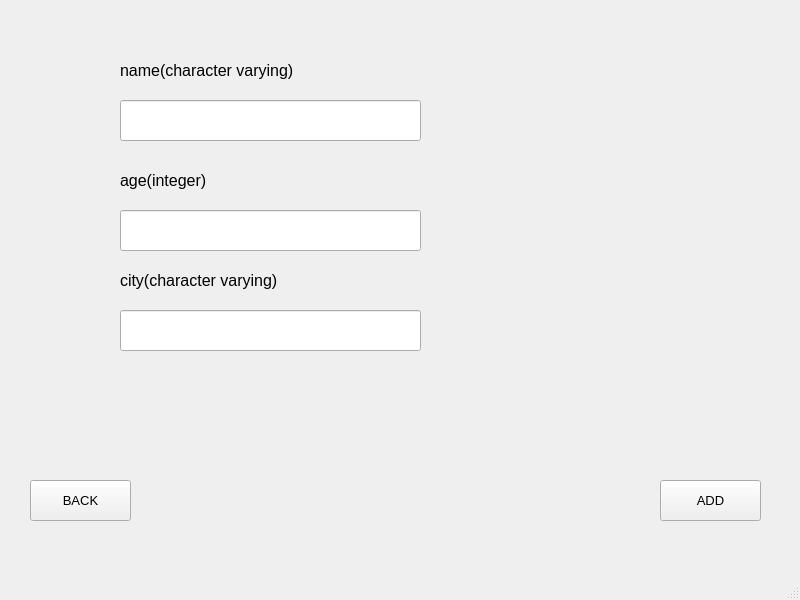
<?xml version="1.0" encoding="UTF-8"?>
<ui version="4.0">
 <class>MainWindow</class>
 <widget class="QMainWindow" name="MainWindow">
  <property name="geometry">
   <rect>
    <x>0</x>
    <y>0</y>
    <width>800</width>
    <height>600</height>
   </rect>
  </property>
  <property name="windowTitle">
   <string>MainWindow</string>
  </property>
  <widget class="QWidget" name="centralwidget">
   <widget class="QLineEdit" name="nameLine">
    <property name="geometry">
     <rect>
      <x>120</x>
      <y>100</y>
      <width>301</width>
      <height>41</height>
     </rect>
    </property>
    <property name="font">
     <font>
      <pointsize>10</pointsize>
     </font>
    </property>
   </widget>
   <widget class="QLineEdit" name="ageLine">
    <property name="geometry">
     <rect>
      <x>120</x>
      <y>210</y>
      <width>301</width>
      <height>41</height>
     </rect>
    </property>
    <property name="font">
     <font>
      <pointsize>10</pointsize>
     </font>
    </property>
   </widget>
   <widget class="QLineEdit" name="cityLine">
    <property name="geometry">
     <rect>
      <x>120</x>
      <y>310</y>
      <width>301</width>
      <height>41</height>
     </rect>
    </property>
    <property name="font">
     <font>
      <pointsize>10</pointsize>
     </font>
    </property>
   </widget>
   <widget class="QLabel" name="label">
    <property name="geometry">
     <rect>
      <x>120</x>
      <y>50</y>
      <width>231</width>
      <height>41</height>
     </rect>
    </property>
    <property name="font">
     <font>
      <pointsize>12</pointsize>
     </font>
    </property>
    <property name="text">
     <string>name(character varying)</string>
    </property>
   </widget>
   <widget class="QLabel" name="label_2">
    <property name="geometry">
     <rect>
      <x>120</x>
      <y>160</y>
      <width>231</width>
      <height>41</height>
     </rect>
    </property>
    <property name="font">
     <font>
      <pointsize>12</pointsize>
     </font>
    </property>
    <property name="text">
     <string>age(integer)</string>
    </property>
   </widget>
   <widget class="QLabel" name="label_3">
    <property name="geometry">
     <rect>
      <x>120</x>
      <y>260</y>
      <width>231</width>
      <height>41</height>
     </rect>
    </property>
    <property name="font">
     <font>
      <pointsize>12</pointsize>
     </font>
    </property>
    <property name="text">
     <string>city(character varying)</string>
    </property>
   </widget>
   <widget class="QPushButton" name="backButton">
    <property name="geometry">
     <rect>
      <x>30</x>
      <y>480</y>
      <width>101</width>
      <height>41</height>
     </rect>
    </property>
    <property name="font">
     <font>
      <pointsize>10</pointsize>
     </font>
    </property>
    <property name="text">
     <string>BACK</string>
    </property>
   </widget>
   <widget class="QPushButton" name="addButton">
    <property name="geometry">
     <rect>
      <x>660</x>
      <y>480</y>
      <width>101</width>
      <height>41</height>
     </rect>
    </property>
    <property name="font">
     <font>
      <pointsize>10</pointsize>
     </font>
    </property>
    <property name="text">
     <string>ADD</string>
    </property>
   </widget>
   <widget class="QLabel" name="errorLabel">
    <property name="geometry">
     <rect>
      <x>120</x>
      <y>370</y>
      <width>511</width>
      <height>81</height>
     </rect>
    </property>
    <property name="font">
     <font>
      <pointsize>10</pointsize>
     </font>
    </property>
    <property name="text">
     <string/>
    </property>
   </widget>
  </widget>
  <widget class="QMenuBar" name="menubar">
   <property name="geometry">
    <rect>
     <x>0</x>
     <y>0</y>
     <width>800</width>
     <height>26</height>
    </rect>
   </property>
  </widget>
  <widget class="QStatusBar" name="statusbar"/>
 </widget>
 <resources/>
 <connections/>
</ui>
